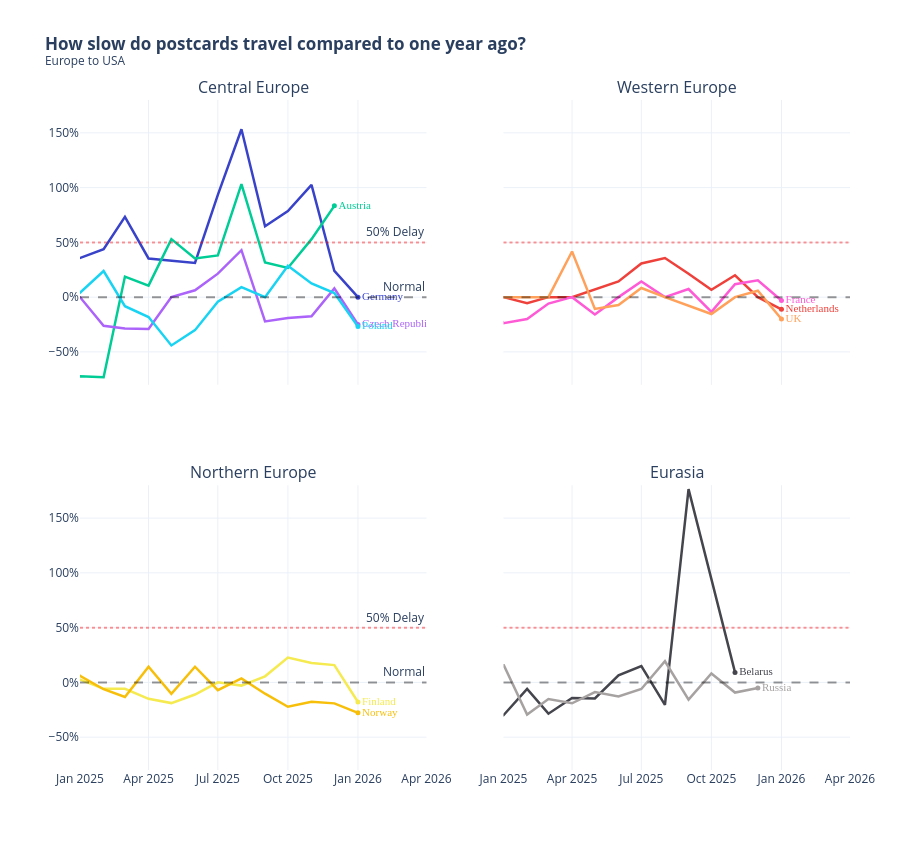

The notebook cell this image was saved under:
### Code cell
selections = {
    "Central Europe": ["DE", "AT", "CZ", "PL"],
    "Western Europe": ["NL", "FR", "GB"],
    "Northern Europe": ["FI", "NO"],
    "Eurasia": ["BY", "RU"]
}

y_min, y_max = -80, 180

fig = make_subplots(
    rows=2, cols=2, 
    subplot_titles=list(selections.keys()),
    shared_xaxes=True, 
    shared_yaxes=True,
    vertical_spacing=0.15,
    horizontal_spacing=0.1
)

for i, (region, countries) in enumerate(selections.items()):
    row = (i // 2) + 1
    col = (i % 2) + 1
    
    for country in countries:
        country_data = monthly_data[monthly_data["country_id_origin"] == country].dropna(subset=["yoy_growth_rel"])
        #country_name = monthly_data[monthly_data["country_id_origin"] == country]["country_name"]

        if not country_data.empty:
            fig.add_trace(
                go.Scatter(
                    x=country_data["sent_date"],
                    y=country_data["yoy_growth_rel"],
                    customdata=country_data["card_count"],
                    name=country,
                    mode="lines",
                    line=dict(color=color_map.get(country, "gray"), width=2.5),
                    hovertemplate=(
                        f"<b>{country}</b><br>" +
                        "Date: %{x|%b %Y}<br>" +
                        "Delay: %{y:.1f}%<br>" +
                        "Cards: %{customdata}<extra></extra>"
                    ),
                    showlegend=False
                ),
                row=row, col=col
            )
            
            # Country label for each line
            last_point = country_data.iloc[-1]
            fig.add_trace(
                go.Scatter(
                    x=[last_point["sent_date"]],
                    y=[last_point["yoy_growth_rel"]],
                    mode="markers+text",
                    text=[country_dict[country]],
                    textposition="middle right",
                    textfont=dict(color=color_map.get(country, "gray"), size=11, family="Arial Black"),
                    marker=dict(color=color_map.get(country, "gray"), size=5),
                    hoverinfo="skip",
                    showlegend=False
                ),
                row=row, col=col
            )
    
    # Reference lines
    fig.add_hline(y=0, line_dash="dash", line_color="black", opacity=0.4, row=row, col=col,
                    annotation_text="Normal" if col==1 else "", annotation_position="top right")
    fig.add_hline(y=50, line_dash="dot", line_color="red", opacity=0.4, row=row, col=col,
                    annotation_text="50% Delay" if col==1 else "", annotation_position="top right")

fig.update_layout(
    title_text="<b>How slow do postcards travel compared to one year ago?</b><br><sup>Europe to USA</sup>",
    template="plotly_white",
    hovermode="x unified",
    height=850,
    margin=dict(r=50)
)

fig.update_xaxes(range=["2025-01-01", "2026-04-01"])
fig.update_yaxes(range=[y_min, y_max], ticksuffix="%", zeroline=False)

fig.show()

### Figure 1 — Plotly figure (JSON) as saved in the notebook; plotly's stock layout.template omitted (floating-point values rounded to 4 significant figures)
{"data": [{"customdata": [215, 249, 269, 263, 238, 204, 190, 205, 363, 199, 166, 78, 20, 7], "hovertemplate": "<b>DE</b><br>Date: %{x|%b %Y}<br>Delay: %{y:.1f}%<br>Cards: %{customdata}<extra></extra>", "line": {"color": "#3943C9", "width": 2.5}, "mode": "lines", "name": "DE", "showlegend": false, "type": "scatter", "x": ["2024-12-01T00:00:00.000000000", "2025-01-01T00:00:00.000000000", "2025-02-01T00:00:00.000000000", "2025-03-01T00:00:00.000000000", "2025-04-01T00:00:00.000000000", "2025-05-01T00:00:00.000000000", "2025-06-01T00:00:00.000000000", "2025-07-01T00:00:00.000000000", "2025-08-01T00:00:00.000000000", "2025-09-01T00:00:00.000000000", "2025-10-01T00:00:00.000000000", "2025-11-01T00:00:00.000000000", "2025-12-01T00:00:00.000000000", "2026-01-01T00:00:00.000000000"], "xaxis": "x", "y": [43.75, 35.71, 43.75, 73.33, 35.29, 33.33, 31.25, 93.33, 153.3, 64.71, 78.57, 102.5, 23.91, 0.0], "yaxis": "y"}, {"hoverinfo": "skip", "marker": {"color": "#3943C9", "size": 5}, "mode": "markers+text", "showlegend": false, "text": ["Germany"], "textfont": {"color": "#3943C9", "family": "Arial Black", "size": 11}, "textposition": "middle right", "type": "scatter", "x": ["2026-01-01T00:00:00"], "xaxis": "x", "y": [0], "yaxis": "y"}, {"customdata": [100, 149, 131, 165, 140, 117, 92, 133, 102, 105, 92, 37, 1], "hovertemplate": "<b>AT</b><br>Date: %{x|%b %Y}<br>Delay: %{y:.1f}%<br>Cards: %{customdata}<extra></extra>", "line": {"color": "#00CC96", "width": 2.5}, "mode": "lines", "name": "AT", "showlegend": false, "type": "scatter", "x": ["2024-12-01T00:00:00.000000000", "2025-01-01T00:00:00.000000000", "2025-02-01T00:00:00.000000000", "2025-03-01T00:00:00.000000000", "2025-04-01T00:00:00.000000000", "2025-05-01T00:00:00.000000000", "2025-06-01T00:00:00.000000000", "2025-07-01T00:00:00.000000000", "2025-08-01T00:00:00.000000000", "2025-09-01T00:00:00.000000000", "2025-10-01T00:00:00.000000000", "2025-11-01T00:00:00.000000000", "2025-12-01T00:00:00.000000000"], "xaxis": "x", "y": [-80.85, -72.31, -73.13, 18.75, 10.53, 52.94, 35.29, 38.1, 103.1, 31.58, 26.67, 52.94, 83.33], "yaxis": "y"}, {"hoverinfo": "skip", "marker": {"color": "#00CC96", "size": 5}, "mode": "markers+text", "showlegend": false, "text": ["Austria"], "textfont": {"color": "#00CC96", "family": "Arial Black", "size": 11}, "textposition": "middle right", "type": "scatter", "x": ["2025-12-01T00:00:00"], "xaxis": "x", "y": [83.33], "yaxis": "y"}, {"customdata": [71, 102, 72, 108, 68, 93, 101, 118, 92, 155, 72, 94, 49, 6], "hovertemplate": "<b>CZ</b><br>Date: %{x|%b %Y}<br>Delay: %{y:.1f}%<br>Cards: %{customdata}<extra></extra>", "line": {"color": "#AB63FA", "width": 2.5}, "mode": "lines", "name": "CZ", "showlegend": false, "type": "scatter", "x": ["2024-12-01T00:00:00.000000000", "2025-01-01T00:00:00.000000000", "2025-02-01T00:00:00.000000000", "2025-03-01T00:00:00.000000000", "2025-04-01T00:00:00.000000000", "2025-05-01T00:00:00.000000000", "2025-06-01T00:00:00.000000000", "2025-07-01T00:00:00.000000000", "2025-08-01T00:00:00.000000000", "2025-09-01T00:00:00.000000000", "2025-10-01T00:00:00.000000000", "2025-11-01T00:00:00.000000000", "2025-12-01T00:00:00.000000000", "2026-01-01T00:00:00.000000000"], "xaxis": "x", "y": [0.0, 0.0, -26.09, -28.57, -29.17, 0.0, 6.25, 21.43, 42.86, -22.22, -19.05, -17.5, 8.0, -25.0], "yaxis": "y"}, {"hoverinfo": "skip", "marker": {"color": "#AB63FA", "size": 5}, "mode": "markers+text", "showlegend": false, "text": ["Czech Republic"], "textfont": {"color": "#AB63FA", "family": "Arial Black", "size": 11}, "textposition": "middle right", "type": "scatter", "x": ["2026-01-01T00:00:00"], "xaxis": "x", "y": [-25], "yaxis": "y"}, {"customdata": [75, 87, 57, 81, 82, 63, 85, 54, 65, 85, 54, 67, 26, 3], "hovertemplate": "<b>PL</b><br>Date: %{x|%b %Y}<br>Delay: %{y:.1f}%<br>Cards: %{customdata}<extra></extra>", "line": {"color": "#19D3F3", "width": 2.5}, "mode": "lines", "name": "PL", "showlegend": false, "type": "scatter", "x": ["2024-12-01T00:00:00.000000000", "2025-01-01T00:00:00.000000000", "2025-02-01T00:00:00.000000000", "2025-03-01T00:00:00.000000000", "2025-04-01T00:00:00.000000000", "2025-05-01T00:00:00.000000000", "2025-06-01T00:00:00.000000000", "2025-07-01T00:00:00.000000000", "2025-08-01T00:00:00.000000000", "2025-09-01T00:00:00.000000000", "2025-10-01T00:00:00.000000000", "2025-11-01T00:00:00.000000000", "2025-12-01T00:00:00.000000000", "2026-01-01T00:00:00.000000000"], "xaxis": "x", "y": [-12.9, 4.0, 23.81, -8.333, -18.18, -44.12, -30.16, -4.167, 9.091, 0.0, 28.57, 12.5, 3.704, -26.92], "yaxis": "y"}, {"hoverinfo": "skip", "marker": {"color": "#19D3F3", "size": 5}, "mode": "markers+text", "showlegend": false, "text": ["Poland"], "textfont": {"color": "#19D3F3", "family": "Arial Black", "size": 11}, "textposition": "middle right", "type": "scatter", "x": ["2026-01-01T00:00:00"], "xaxis": "x", "y": [-26.92], "yaxis": "y"}, {"customdata": [80, 108, 106, 124, 96, 100, 89, 88, 88, 137, 92, 98, 73, 10], "hovertemplate": "<b>NL</b><br>Date: %{x|%b %Y}<br>Delay: %{y:.1f}%<br>Cards: %{customdata}<extra></extra>", "line": {"color": "#EF413B", "width": 2.5}, "mode": "lines", "name": "NL", "showlegend": false, "type": "scatter", "x": ["2024-12-01T00:00:00.000000000", "2025-01-01T00:00:00.000000000", "2025-02-01T00:00:00.000000000", "2025-03-01T00:00:00.000000000", "2025-04-01T00:00:00.000000000", "2025-05-01T00:00:00.000000000", "2025-06-01T00:00:00.000000000", "2025-07-01T00:00:00.000000000", "2025-08-01T00:00:00.000000000", "2025-09-01T00:00:00.000000000", "2025-10-01T00:00:00.000000000", "2025-11-01T00:00:00.000000000", "2025-12-01T00:00:00.000000000", "2026-01-01T00:00:00.000000000"], "xaxis": "x2", "y": [0.0, 0.0, -5.556, 0.0, 0.0, 7.143, 14.29, 30.77, 35.71, 21.43, 6.667, 20.0, 0.0, -11.11], "yaxis": "y2"}, {"hoverinfo": "skip", "marker": {"color": "#EF413B", "size": 5}, "mode": "markers+text", "showlegend": false, "text": ["Netherlands"], "textfont": {"color": "#EF413B", "family": "Arial Black", "size": 11}, "textposition": "middle right", "type": "scatter", "x": ["2026-01-01T00:00:00"], "xaxis": "x2", "y": [-11.11], "yaxis": "y2"}, {"customdata": [40, 46, 68, 44, 50, 41, 36, 52, 31, 40, 48, 31, 24, 2], "hovertemplate": "<b>FR</b><br>Date: %{x|%b %Y}<br>Delay: %{y:.1f}%<br>Cards: %{customdata}<extra></extra>", "line": {"color": "#FF5AD6", "width": 2.5}, "mode": "lines", "name": "FR", "showlegend": false, "type": "scatter", "x": ["2024-12-01T00:00:00.000000000", "2025-01-01T00:00:00.000000000", "2025-02-01T00:00:00.000000000", "2025-03-01T00:00:00.000000000", "2025-04-01T00:00:00.000000000", "2025-05-01T00:00:00.000000000", "2025-06-01T00:00:00.000000000", "2025-07-01T00:00:00.000000000", "2025-08-01T00:00:00.000000000", "2025-09-01T00:00:00.000000000", "2025-10-01T00:00:00.000000000", "2025-11-01T00:00:00.000000000", "2025-12-01T00:00:00.000000000", "2026-01-01T00:00:00.000000000"], "xaxis": "x2", "y": [5.405, -23.81, -20.0, -5.882, 0.0, -15.79, 0.0, 14.29, 0.0, 7.407, -13.51, 11.76, 15.38, -3.125], "yaxis": "y2"}, {"hoverinfo": "skip", "marker": {"color": "#FF5AD6", "size": 5}, "mode": "markers+text", "showlegend": false, "text": ["France"], "textfont": {"color": "#FF5AD6", "family": "Arial Black", "size": 11}, "textposition": "middle right", "type": "scatter", "x": ["2026-01-01T00:00:00"], "xaxis": "x2", "y": [-3.125], "yaxis": "y2"}, {"customdata": [53, 62, 83, 103, 79, 78, 78, 73, 80, 81, 70, 55, 45, 11], "hovertemplate": "<b>GB</b><br>Date: %{x|%b %Y}<br>Delay: %{y:.1f}%<br>Cards: %{customdata}<extra></extra>", "line": {"color": "#FFA15A", "width": 2.5}, "mode": "lines", "name": "GB", "showlegend": false, "type": "scatter", "x": ["2024-12-01T00:00:00.000000000", "2025-01-01T00:00:00.000000000", "2025-02-01T00:00:00.000000000", "2025-03-01T00:00:00.000000000", "2025-04-01T00:00:00.000000000", "2025-05-01T00:00:00.000000000", "2025-06-01T00:00:00.000000000", "2025-07-01T00:00:00.000000000", "2025-08-01T00:00:00.000000000", "2025-09-01T00:00:00.000000000", "2025-10-01T00:00:00.000000000", "2025-11-01T00:00:00.000000000", "2025-12-01T00:00:00.000000000", "2026-01-01T00:00:00.000000000"], "xaxis": "x2", "y": [0.0, 0.0, 0.0, 0.0, 41.67, -10.71, -7.143, 8.333, 0.0, -7.692, -15.38, 0.0, 5.882, -20.0], "yaxis": "y2"}, {"hoverinfo": "skip", "marker": {"color": "#FFA15A", "size": 5}, "mode": "markers+text", "showlegend": false, "text": ["UK"], "textfont": {"color": "#FFA15A", "family": "Arial Black", "size": 11}, "textposition": "middle right", "type": "scatter", "x": ["2026-01-01T00:00:00"], "xaxis": "x2", "y": [-20.0], "yaxis": "y2"}, {"customdata": [86, 108, 107, 119, 93, 94, 80, 90, 48, 70, 85, 59, 37, 7], "hovertemplate": "<b>FI</b><br>Date: %{x|%b %Y}<br>Delay: %{y:.1f}%<br>Cards: %{customdata}<extra></extra>", "line": {"color": "#F5EA50", "width": 2.5}, "mode": "lines", "name": "FI", "showlegend": false, "type": "scatter", "x": ["2024-12-01T00:00:00.000000000", "2025-01-01T00:00:00.000000000", "2025-02-01T00:00:00.000000000", "2025-03-01T00:00:00.000000000", "2025-04-01T00:00:00.000000000", "2025-05-01T00:00:00.000000000", "2025-06-01T00:00:00.000000000", "2025-07-01T00:00:00.000000000", "2025-08-01T00:00:00.000000000", "2025-09-01T00:00:00.000000000", "2025-10-01T00:00:00.000000000", "2025-11-01T00:00:00.000000000", "2025-12-01T00:00:00.000000000", "2026-01-01T00:00:00.000000000"], "xaxis": "x3", "y": [-9.524, 2.632, -5.882, -5.882, -15.0, -18.92, -11.11, 0.0, -2.941, 5.556, 22.58, 17.65, 15.79, -17.95], "yaxis": "y3"}, {"hoverinfo": "skip", "marker": {"color": "#F5EA50", "size": 5}, "mode": "markers+text", "showlegend": false, "text": ["Finland"], "textfont": {"color": "#F5EA50", "family": "Arial Black", "size": 11}, "textposition": "middle right", "type": "scatter", "x": ["2026-01-01T00:00:00"], "xaxis": "x3", "y": [-17.95], "yaxis": "y3"}, {"customdata": [66, 105, 84, 86, 93, 75, 49, 68, 52, 82, 104, 127, 88, 13], "hovertemplate": "<b>NO</b><br>Date: %{x|%b %Y}<br>Delay: %{y:.1f}%<br>Cards: %{customdata}<extra></extra>", "line": {"color": "#F7BF09", "width": 2.5}, "mode": "lines", "name": "NO", "showlegend": false, "type": "scatter", "x": ["2024-12-01T00:00:00.000000000", "2025-01-01T00:00:00.000000000", "2025-02-01T00:00:00.000000000", "2025-03-01T00:00:00.000000000", "2025-04-01T00:00:00.000000000", "2025-05-01T00:00:00.000000000", "2025-06-01T00:00:00.000000000", "2025-07-01T00:00:00.000000000", "2025-08-01T00:00:00.000000000", "2025-09-01T00:00:00.000000000", "2025-10-01T00:00:00.000000000", "2025-11-01T00:00:00.000000000", "2025-12-01T00:00:00.000000000", "2026-01-01T00:00:00.000000000"], "xaxis": "x3", "y": [30.56, 5.882, -6.25, -13.33, 14.29, -10.34, 14.29, -7.143, 3.571, -10.34, -22.22, -17.65, -19.15, -27.78], "yaxis": "y3"}, {"hoverinfo": "skip", "marker": {"color": "#F7BF09", "size": 5}, "mode": "markers+text", "showlegend": false, "text": ["Norway"], "textfont": {"color": "#F7BF09", "family": "Arial Black", "size": 11}, "textposition": "middle right", "type": "scatter", "x": ["2026-01-01T00:00:00"], "xaxis": "x3", "y": [-27.78], "yaxis": "y3"}, {"customdata": [81, 91, 118, 134, 117, 106, 107, 113, 57, 88, 55, 37], "hovertemplate": "<b>BY</b><br>Date: %{x|%b %Y}<br>Delay: %{y:.1f}%<br>Cards: %{customdata}<extra></extra>", "line": {"color": "#44454D", "width": 2.5}, "mode": "lines", "name": "BY", "showlegend": false, "type": "scatter", "x": ["2024-12-01T00:00:00.000000000", "2025-01-01T00:00:00.000000000", "2025-02-01T00:00:00.000000000", "2025-03-01T00:00:00.000000000", "2025-04-01T00:00:00.000000000", "2025-05-01T00:00:00.000000000", "2025-06-01T00:00:00.000000000", "2025-07-01T00:00:00.000000000", "2025-08-01T00:00:00.000000000", "2025-09-01T00:00:00.000000000", "2025-10-01T00:00:00.000000000", "2025-11-01T00:00:00.000000000"], "xaxis": "x4", "y": [-25.45, -30.0, -5.882, -28.57, -14.29, -14.71, 6.452, 14.81, -20.59, 176.5, 94.29, 9.091], "yaxis": "y4"}, {"hoverinfo": "skip", "marker": {"color": "#44454D", "size": 5}, "mode": "markers+text", "showlegend": false, "text": ["Belarus"], "textfont": {"color": "#44454D", "family": "Arial Black", "size": 11}, "textposition": "middle right", "type": "scatter", "x": ["2025-11-01T00:00:00"], "xaxis": "x4", "y": [9.091], "yaxis": "y4"}, {"customdata": [84, 172, 131, 189, 151, 220, 137, 134, 112, 124, 120, 111, 21], "hovertemplate": "<b>RU</b><br>Date: %{x|%b %Y}<br>Delay: %{y:.1f}%<br>Cards: %{customdata}<extra></extra>", "line": {"color": "#A7A2A2", "width": 2.5}, "mode": "lines", "name": "RU", "showlegend": false, "type": "scatter", "x": ["2024-12-01T00:00:00.000000000", "2025-01-01T00:00:00.000000000", "2025-02-01T00:00:00.000000000", "2025-03-01T00:00:00.000000000", "2025-04-01T00:00:00.000000000", "2025-05-01T00:00:00.000000000", "2025-06-01T00:00:00.000000000", "2025-07-01T00:00:00.000000000", "2025-08-01T00:00:00.000000000", "2025-09-01T00:00:00.000000000", "2025-10-01T00:00:00.000000000", "2025-11-01T00:00:00.000000000", "2025-12-01T00:00:00.000000000"], "xaxis": "x4", "y": [-20.41, 16.22, -29.31, -15.22, -19.05, -8.824, -12.82, -6.024, 19.32, -15.79, 8.108, -9.302, -5.128], "yaxis": "y4"}, {"hoverinfo": "skip", "marker": {"color": "#A7A2A2", "size": 5}, "mode": "markers+text", "showlegend": false, "text": ["Russia"], "textfont": {"color": "#A7A2A2", "family": "Arial Black", "size": 11}, "textposition": "middle right", "type": "scatter", "x": ["2025-12-01T00:00:00"], "xaxis": "x4", "y": [-5.128], "yaxis": "y4"}], "layout": {"annotations": [{"font": {"size": 16}, "showarrow": false, "text": "Central Europe", "x": 0.225, "xanchor": "center", "xref": "paper", "y": 1, "yanchor": "bottom", "yref": "paper"}, {"font": {"size": 16}, "showarrow": false, "text": "Western Europe", "x": 0.775, "xanchor": "center", "xref": "paper", "y": 1, "yanchor": "bottom", "yref": "paper"}, {"font": {"size": 16}, "showarrow": false, "text": "Northern Europe", "x": 0.225, "xanchor": "center", "xref": "paper", "y": 0.425, "yanchor": "bottom", "yref": "paper"}, {"font": {"size": 16}, "showarrow": false, "text": "Eurasia", "x": 0.775, "xanchor": "center", "xref": "paper", "y": 0.425, "yanchor": "bottom", "yref": "paper"}, {"showarrow": false, "text": "Normal", "x": 1, "xanchor": "right", "xref": "x domain", "y": 0, "yanchor": "bottom", "yref": "y"}, {"showarrow": false, "text": "50% Delay", "x": 1, "xanchor": "right", "xref": "x domain", "y": 50, "yanchor": "bottom", "yref": "y"}, {"showarrow": false, "text": "", "x": 1, "xanchor": "right", "xref": "x2 domain", "y": 0, "yanchor": "bottom", "yref": "y2"}, {"showarrow": false, "text": "", "x": 1, "xanchor": "right", "xref": "x2 domain", "y": 50, "yanchor": "bottom", "yref": "y2"}, {"showarrow": false, "text": "Normal", "x": 1, "xanchor": "right", "xref": "x3 domain", "y": 0, "yanchor": "bottom", "yref": "y3"}, {"showarrow": false, "text": "50% Delay", "x": 1, "xanchor": "right", "xref": "x3 domain", "y": 50, "yanchor": "bottom", "yref": "y3"}, {"showarrow": false, "text": "", "x": 1, "xanchor": "right", "xref": "x4 domain", "y": 0, "yanchor": "bottom", "yref": "y4"}, {"showarrow": false, "text": "", "x": 1, "xanchor": "right", "xref": "x4 domain", "y": 50, "yanchor": "bottom", "yref": "y4"}], "height": 850, "hovermode": "x unified", "margin": {"r": 50}, "shapes": [{"line": {"color": "black", "dash": "dash"}, "opacity": 0.4, "type": "line", "x0": 0, "x1": 1, "xref": "x domain", "y0": 0, "y1": 0, "yref": "y"}, {"line": {"color": "red", "dash": "dot"}, "opacity": 0.4, "type": "line", "x0": 0, "x1": 1, "xref": "x domain", "y0": 50, "y1": 50, "yref": "y"}, {"line": {"color": "black", "dash": "dash"}, "opacity": 0.4, "type": "line", "x0": 0, "x1": 1, "xref": "x2 domain", "y0": 0, "y1": 0, "yref": "y2"}, {"line": {"color": "red", "dash": "dot"}, "opacity": 0.4, "type": "line", "x0": 0, "x1": 1, "xref": "x2 domain", "y0": 50, "y1": 50, "yref": "y2"}, {"line": {"color": "black", "dash": "dash"}, "opacity": 0.4, "type": "line", "x0": 0, "x1": 1, "xref": "x3 domain", "y0": 0, "y1": 0, "yref": "y3"}, {"line": {"color": "red", "dash": "dot"}, "opacity": 0.4, "type": "line", "x0": 0, "x1": 1, "xref": "x3 domain", "y0": 50, "y1": 50, "yref": "y3"}, {"line": {"color": "black", "dash": "dash"}, "opacity": 0.4, "type": "line", "x0": 0, "x1": 1, "xref": "x4 domain", "y0": 0, "y1": 0, "yref": "y4"}, {"line": {"color": "red", "dash": "dot"}, "opacity": 0.4, "type": "line", "x0": 0, "x1": 1, "xref": "x4 domain", "y0": 50, "y1": 50, "yref": "y4"}], "title": {"text": "<b>How slow do postcards travel compared to one year ago?</b><br><sup>Europe to USA</sup>"}, "xaxis": {"anchor": "y", "domain": [0, 0.45], "matches": "x3", "range": ["2025-01-01", "2026-04-01"], "showticklabels": false}, "xaxis2": {"anchor": "y2", "domain": [0.55, 1], "matches": "x4", "range": ["2025-01-01", "2026-04-01"], "showticklabels": false}, "xaxis3": {"anchor": "y3", "domain": [0, 0.45], "range": ["2025-01-01", "2026-04-01"]}, "xaxis4": {"anchor": "y4", "domain": [0.55, 1], "range": ["2025-01-01", "2026-04-01"]}, "yaxis": {"anchor": "x", "domain": [0.575, 1], "range": [-80, 180], "ticksuffix": "%", "zeroline": false}, "yaxis2": {"anchor": "x2", "domain": [0.575, 1], "matches": "y", "range": [-80, 180], "showticklabels": false, "ticksuffix": "%", "zeroline": false}, "yaxis3": {"anchor": "x3", "domain": [0, 0.425], "range": [-80, 180], "ticksuffix": "%", "zeroline": false}, "yaxis4": {"anchor": "x4", "domain": [0, 0.425], "matches": "y3", "range": [-80, 180], "showticklabels": false, "ticksuffix": "%", "zeroline": false}}}
